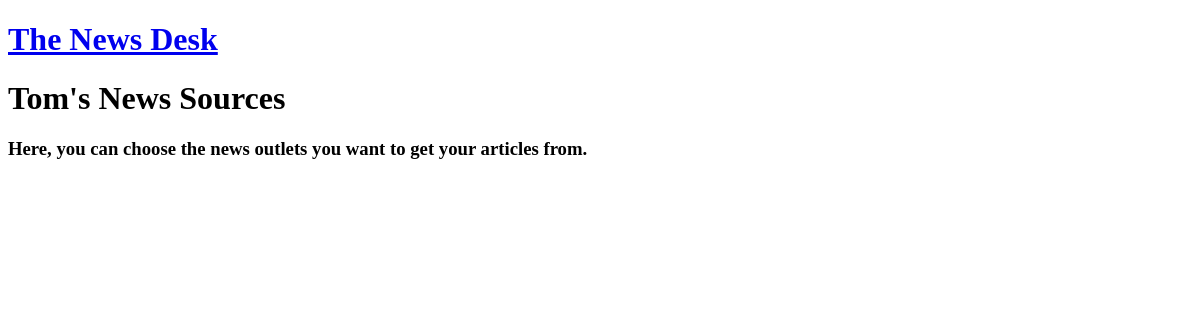
Before: /news/user_home/sources (signed in) with the older database file.
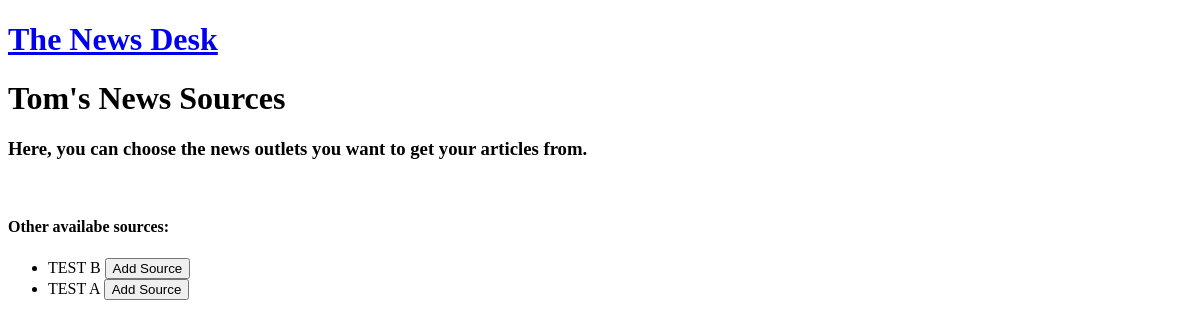
After: the same page with the newer database file.
### news_scraper/models.py (models this page shows, shortened)
class Source(models.Model):
    name = models.CharField(max_length=50)
    find_all_tag = models.CharField(max_length=100)
    find_ind_tag = models.CharField(max_length=100)
    home_link = models.URLField()
    redir_link = models.URLField()
    implemented = models.BooleanField(default=False)

### news_scraper/views.py (the view)
# urls.py: path('user_home/sources', views.user_sources, name='user_sources'),
@login_required()
def user_sources(request):
    if request.user.is_authenticated and request.user.is_active:
        profile = request.user.userprofile
        user_sources = profile.sources_list.all().order_by('-name')
        new_sources = Source.objects.order_by('-name')
        for src in new_sources:
            if src in user_sources:
                new_sources.remove(src)
        context = {
            'user': request.user,
            'user_sources': user_sources,
            'new_sources': new_sources
        }
        return render(request, 'news_scraper/user_sources.html', context)

### news_scraper/templates/news_scraper/user_sources.html (shortened to what this page needs)
{% extends 'news_scraper/base.html' %}
{% block body %}
<h1>{{user.username.capitalize}}'s News Sources</h1>
<h3>Here, you can choose the news outlets you want to get your articles from.</h3>
<br>
<div class="user_sources">
    {% if new_sources %}
    <h4>Other availabe sources:</h4>
    <ul>
        {% for new_source in new_sources %}
        <li class="source_item">
            {{ new_source.name }}
            <button>Add Source</button>
        </li>
        {% endfor %}
    </ul>
    {% endif %}
</div>
{% endblock body %}

Changed rows visible on the page:
added Source: name "TEST B"
added Source: name "TEST A"
Other visible differences:
text now shown: "Other availabe sources:"
